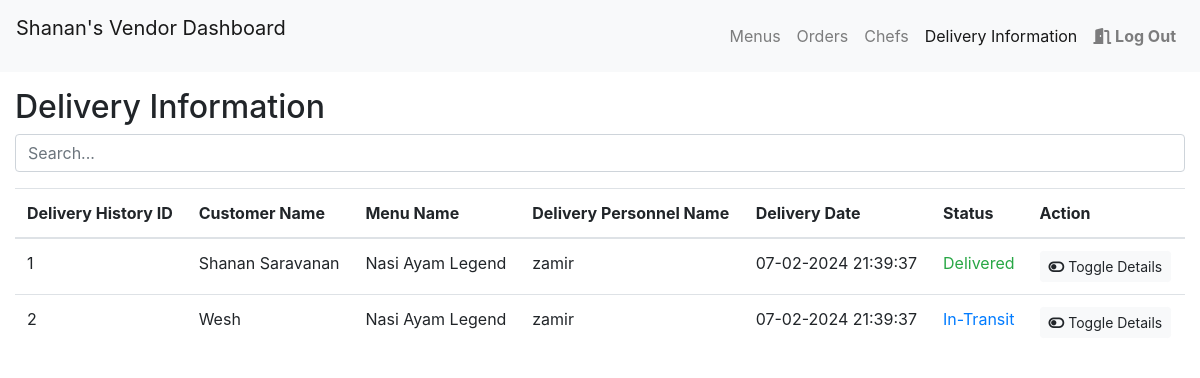
Page /deliveryhistory.php (signed in) on the earlier database version.
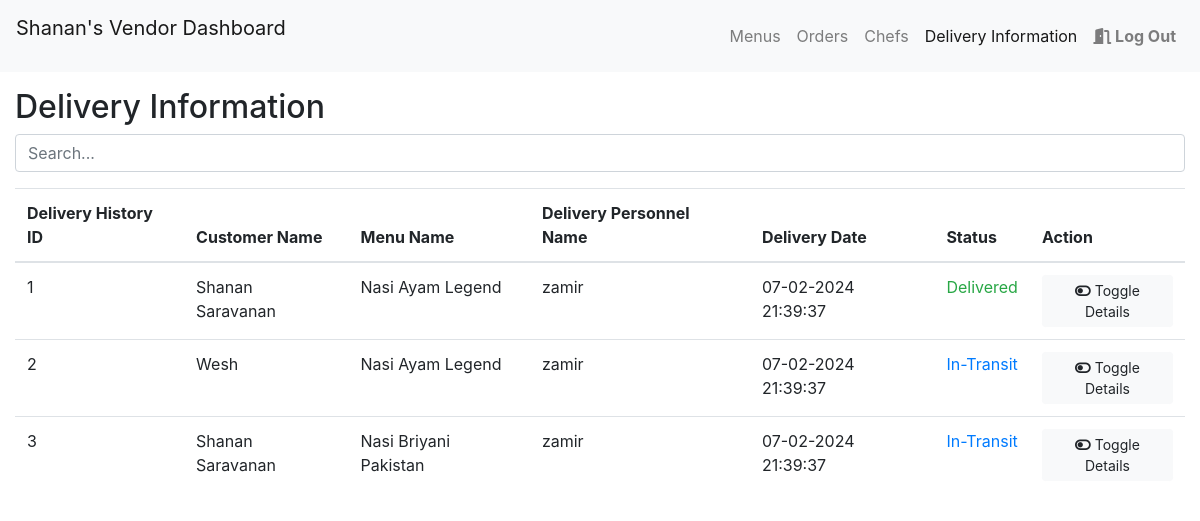
Same page on the later database version.
### tables this page shows
CREATE TABLE `deliveryhistory` (
  `id` int(11) NOT NULL,
  `Order_ID` int(11) NOT NULL,
  `Delivery_Date` datetime NOT NULL,
  `Delivery_Status` varchar(255) NOT NULL,
  `Personnel_ID` int(11) NOT NULL
);

CREATE TABLE `customer` (
  `id` int(100) NOT NULL,
  `Cust_Name` varchar(255) NOT NULL,
  `email` varchar(100) NOT NULL,
  `password` varchar(255) NOT NULL,
  `Cust_contact` varchar(255) NOT NULL,
  `personaladdress` varchar(100) NOT NULL
);

CREATE TABLE `menu` (
  `id` int(11) NOT NULL,
  `vendor_id` int(100) NOT NULL,
  `Item_Name` varchar(255) NOT NULL,
  `Item_Description` varchar(255) NOT NULL,
  `Price` float(5,2) NOT NULL,
  `menu_img` varchar(200) NOT NULL
);

CREATE TABLE `deliverypersonnel` (
  `id` int(11) NOT NULL,
  `Personnel_Name` varchar(255) NOT NULL,
  `email` varchar(100) NOT NULL,
  `password` varchar(100) NOT NULL,
  `Contact_Information` varchar(255) NOT NULL,
  `Delivery_VehicleInformation` varchar(255) NOT NULL
);

### deliveryhistory.php (the view, shortened to what this page needs)
<?php
include 'connection.php';
$vendor_id = $_SESSION['id'];
$deliveryInfoQuery = $conn->query("
    SELECT dh.id AS deliveryhistory_id, c.Cust_Name,c.email AS Customer_Email,c.Cust_contact,co.Customer_ID, m.Item_Name,
           dp.Personnel_Name,dp.email AS Personnel_Email,dh.Personnel_ID, dp.Contact_Information, dh.Delivery_Date, dh.Delivery_Status
    FROM deliveryhistory dh
    JOIN customerorder co ON dh.Order_ID = co.id
    JOIN customer c ON co.Customer_ID = c.id
    JOIN menu m ON co.menu_id = m.id
    JOIN deliverypersonnel dp ON dh.Personnel_ID = dp.id
    WHERE m.vendor_id = $vendor_id
");
$deliveryInfo = $deliveryInfoQuery->fetch_all(MYSQLI_ASSOC);
?>
<!DOCTYPE html>
<html lang="en">
<head>
    <link rel="stylesheet" href="https://maxcdn.bootstrapcdn.com/bootstrap/4.5.2/css/bootstrap.min.css">
</head>
<body>
    <?php include 'vendornav.php'; ?>
    <div class="container-fluid">
        <br>
        <br>
        <h2 class="titles">Delivery Information</h2>
        <input type="text" class="form-control mb-3" id="searchInput" placeholder="Search...">
        <table class="table">
            <thead>
                <tr>
                    <th>Delivery History ID</th>
                    <th>Customer Name</th>
                    <th>Menu Name</th>
                    <th>Delivery Personnel Name</th>
                    <th>Delivery Date</th>
                    <th>Status</th>
                    <th>Action</th>
                </tr>
            </thead>
            <tbody>
                <?php foreach ($deliveryInfo as $delivery) : ?>
                    <tr class="info-row">
                        <td><?php echo $delivery['deliveryhistory_id']; ?></td>
                        <td><?php echo $delivery['Cust_Name']; ?></td>
                        <td><?php echo $delivery['Item_Name']; ?></td>
                        <td><?php echo $delivery['Personnel_Name']; ?></td>
                        <td><?php echo date('d-m-Y H:i:s', strtotime($delivery['Delivery_Date'])); ?></td>
                        <td class="<?php echo getStatusClass($delivery['Delivery_Status']); ?>"><?php echo $delivery['Delivery_Status']; ?></td>
                        <td>
                            <button class="btn btn-light btn-sm show-details-btn" data-delivery-id="<?php echo $delivery['deliveryhistory_id']; ?>">
                                <i class="fa-solid fa-toggle-off"></i>
                                <span class="button-text">Toggle Details</span>
                            </button>
                        </td>
                    </tr>
                <?php endforeach; ?>
                <?php
function getStatusClass($status)
{
    switch ($status) {
        case 'Delivered':
            return 'text-success';
        case 'In-Transit':
                return 'text-primary';
    }
}
?>
            </tbody>
        </table>
    </div>
</body>
</html>

Differences in the rows shown:
added deliveryhistory: id "3", customer.Cust_Name "Shanan Saravanan", menu.Item_Name "Nasi Briyani Pakistan", Personnel_ID.Personnel_Name "zamir", Delivery_Date "07-02-2024 21:39:37", Delivery_Status "In-Transit"
